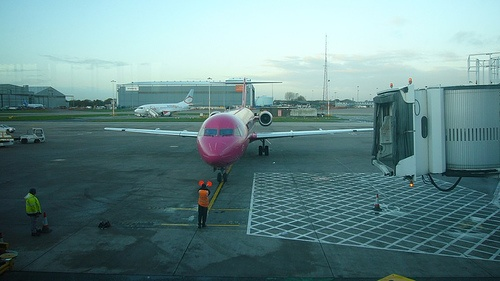
#> input picture ml_ops/22/in_images/2007_000032.jpg, 500 x 281 px
$ python -i api_utils.py   (imports and definitions only)   (older library calls are emulated)
#> lines starting #> are read from the running program, lines starting #| are printed output that depends on the picture; after the words box and inside, x2 and y2 are one past the last pixel; in counts of white or black regions, pixels touching at a corner belong together
import os
import numpy as np
from PIL import Image
import cv2

def conv_pillow_to_cv2( img_pillow, mask = False ):
    if( mask ):
        img_cv = cv2.cvtColor(np.asarray(img_pillow))
    else:
        img_cv = cv2.cvtColor(np.asarray(img_pillow), cv2.COLOR_RGB2BGR)

    return img_cv

def conv_cv2_to_pillow( img_cv, mask = False ):
    if( mask ):
        img_pillow = Image.fromarray(img_cv)
    else:
        img_pillow = Image.fromarray( cv2.cvtColor(img_cv, cv2.COLOR_BGR2RGB) )

    return img_pillow

"""
# OpenCV を用いた背景くり抜き
def graph_cut(img_pillow, binary_threshold=100, back_ground_color="black"):
    # Pillow -> OpenCV への変換
    img_org_cv = conv_pillow_to_cv2(img_pillow, mask = False)

    # 人物セグメンテーション画像をグレースケールに変換する。
    img_org_gray = cv2.cvtColor(img_org_cv, cv2.COLOR_BGR2GRAY)

    # 人物セグメンテーション画像をバイナリ化する。
    _, img_org_binary = cv2.threshold( img_org_gray, binary_threshold, 255, cv2.THRESH_BINARY )

    # バイナリマスクの輪郭を抽出する。
    if( int(cv2.__version__.split(".")[0]) >= 4 ):
        contours, hierarchy = cv2.findContours(img_org_binary, cv2.RETR_LIST, cv2.CHAIN_APPROX_SIMPLE)
    else:
        _, contours, hierarchy = cv2.findContours(img_org_binary, cv2.RETR_LIST, cv2.CHAIN_APPROX_SIMPLE)

    # バイナリマスクの輪郭内部を 白 = (255, 255, 255) で塗りつぶす。
    binary_mask = np.zeros_like(img_org_binary)
    cv2.drawContours(binary_mask, contours, -1, color=(255, 255, 255), thickness=-1)

    # グレースケールのバイナリマスクを RGB の３チャンネルに戻す
    img = cv2.merge((img_org_binary, img_org_binary, img_org_binary))

    # ブレンド式用に 0.0 ~ 1.0f のスケールに変換する。
    img  = img.astype('float32') / 255.0
    img_org_cv = img_org_cv.astype('float32') / 255.0

    # 元画像とバイナリマスク画像をブレンドする。
    if( back_ground_color == "black" ):
        bg_color = (0.0, 0.0, 0.0)
    elif( back_ground_color == "white" ):
        bg_color = (1.0, 1.0, 1.0)
    elif( back_ground_color == "green" ):
        bg_color = (0.0, 1.0, 0.0)
    else:
        bg_color = (0.0, 0.0, 0.0)

    masked = (img * img_org_cv) + ((1-img) * bg_color )

    # 0 ~255 のスケールに戻す
    masked = (masked * 255).astype('uint8')

    # OpenCV -> Pillow に変換
    binary_mask_pillow = conv_cv2_to_pillow(binary_mask, mask=True)
    img_none_bg_pillow = conv_cv2_to_pillow(masked, mask=False)
    return binary_mask_pillow, img_none_bg_pillow
"""

def graph_cut(img_pillow, binary_threshold=250, back_ground_color="black"):
    # Pillow -> OpenCV への変換
    img_org_cv = conv_pillow_to_cv2(img_pillow, mask = False)

    #
    mask = np.zeros(img_org_cv.shape[:2],np.uint8)

    bgdModel = np.zeros((1,65),np.float64)
    fgdModel = np.zeros((1,65),np.float64)

    rect = (50,50,450,290)
    cv2.grabCut(img_org_cv,mask,rect,bgdModel,fgdModel,5,cv2.GC_INIT_WITH_RECT)

    mask2 = np.where((mask==2)|(mask==0),0,1).astype('uint8')
    img = img_org_cv * mask2[:,:,np.newaxis]

    # OpenCV -> Pillow に変換
    binary_mask_pillow = conv_cv2_to_pillow(mask2, mask=True)
    img_none_bg_pillow = conv_cv2_to_pillow(img, mask=False)

    return binary_mask_pillow, img_none_bg_pillow

>>> import cv2
>>> picture = cv2.cvtColor(cv2.imread('../../22/in_images/2007_000032.jpg'), cv2.COLOR_BGR2RGB)
>>> result = graph_cut(picture)
#> in conv_pillow_to_cv2, img_cv is the input picture: shape (281, 500, 3); mean B, G, R 136.9, 135.5, 102
#> in graph_cut, `img = img_org_cv * mask2[:,:,np.newaxis]`:
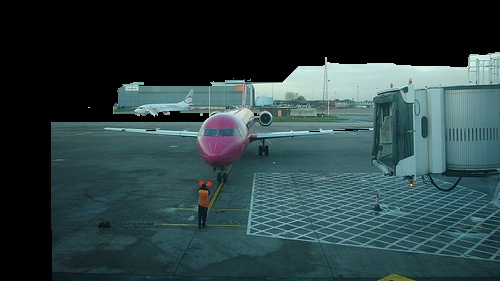
#> img: shape (281, 500, 3); mean B, G, R 66, 64.3, 43.6
#> in conv_cv2_to_pillow, `img_pillow = Image.fromarray(img_cv)`:
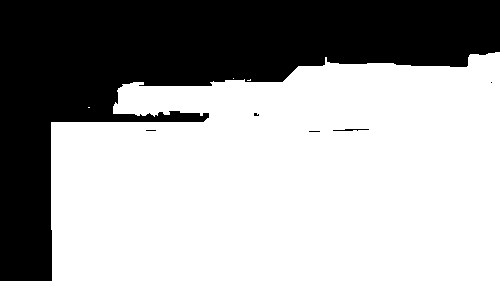
#> img_pillow: PIL image 500x281 L; values 0 (black) and 1 (white), 63.7% white; 6 black regions (4 under 20 px), largest, box (x1, y1, x2, y2) and area: (0, 0, 500, 281) 50893, (333, 129, 369, 131) 45
